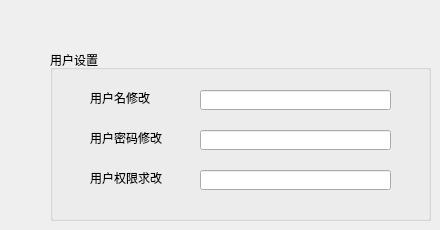
         <widget class="QWidget" name="UserConfigPage">
          <widget class="QGroupBox" name="groupBox_6">
           <property name="geometry">
            <rect>
             <x>50</x>
             <y>50</y>
             <width>381</width>
             <height>171</height>
            </rect>
           </property>
           <property name="title">
            <string>用户设置</string>
           </property>
           <widget class="QLabel" name="label_21">
            <property name="geometry">
             <rect>
              <x>40</x>
              <y>40</y>
              <width>101</width>
              <height>16</height>
             </rect>
            </property>
            <property name="text">
             <string>用户名修改</string>
            </property>
           </widget>
           <widget class="QLabel" name="label_23">
            <property name="geometry">
             <rect>
              <x>40</x>
              <y>80</y>
              <width>91</width>
              <height>16</height>
             </rect>
            </property>
            <property name="text">
             <string>用户密码修改</string>
            </property>
           </widget>
           <widget class="QLabel" name="label_24">
            <property name="geometry">
             <rect>
              <x>40</x>
              <y>120</y>
              <width>101</width>
              <height>16</height>
             </rect>
            </property>
            <property name="text">
             <string>用户权限求改</string>
            </property>
           </widget>
           <widget class="QLineEdit" name="lineEdit_3">
            <property name="geometry">
             <rect>
              <x>150</x>
              <y>40</y>
              <width>191</width>
              <height>20</height>
             </rect>
            </property>
           </widget>
           <widget class="QLineEdit" name="lineEdit_4">
            <property name="geometry">
             <rect>
              <x>150</x>
              <y>80</y>
              <width>191</width>
              <height>20</height>
             </rect>
            </property>
           </widget>
           <widget class="QLineEdit" name="lineEdit_22">
            <property name="geometry">
             <rect>
              <x>150</x>
              <y>120</y>
              <width>191</width>
              <height>20</height>
             </rect>
            </property>
           </widget>
          </widget>
         </widget>
